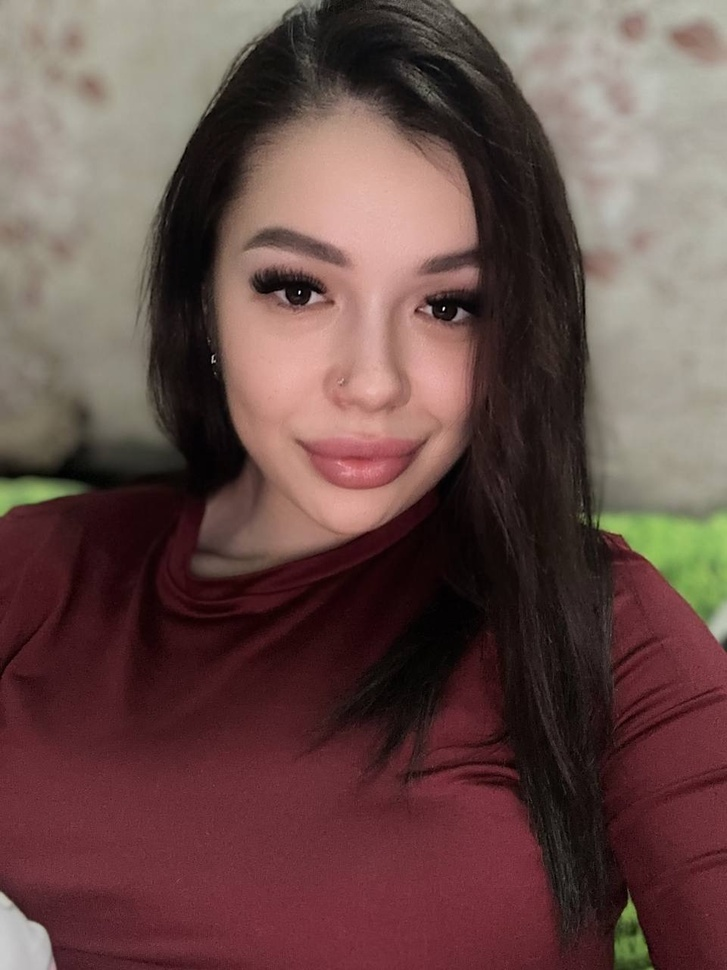
#> input picture reports/face_id_batch_report/20260330_203949/images/0023_before.jpg, 727 x 970 px, shrunk from 960 x 1280 before the run
$ python -i watermark.py   (imports and definitions only)
#> lines starting #> are read from the running program, lines starting #| are printed output that depends on the picture
"""
Watermark utility — наложение полупрозрачного текста по диагонали.
Используется для превью бесплатных генераций.
"""
import math
import os
import logging

from PIL import Image, ImageDraw, ImageFont

logger = logging.getLogger(__name__)

# Путь к встроенному шрифту Pillow (fallback)
_FONT_FALLBACK = None


def _get_font(size: int) -> ImageFont.FreeTypeFont | ImageFont.ImageFont:
    """Попытка загрузить TrueType шрифт нужного размера."""
    # Попробуем системные шрифты
    font_paths = [
        "/usr/share/fonts/truetype/dejavu/DejaVuSans-Bold.ttf",
        "/usr/share/fonts/truetype/liberation/LiberationSans-Bold.ttf",
        "/usr/share/fonts/TTF/DejaVuSans-Bold.ttf",
        "/usr/share/fonts/dejavu/DejaVuSans-Bold.ttf",
    ]
    for path in font_paths:
        if os.path.exists(path):
            try:
                return ImageFont.truetype(path, size)
            except Exception:
                continue
    # Fallback — Pillow default
    try:
        return ImageFont.truetype("DejaVuSans-Bold", size)
    except Exception:
        return ImageFont.load_default()


def _draw_tiled_text_layer(
    size: tuple[int, int],
    diag: float,
    text: str,
    font: ImageFont.FreeTypeFont | ImageFont.ImageFont,
    tile_spacing: int,
    fill_rgba: tuple[int, int, int, int],
    offset_xy: tuple[int, int] = (0, 0),
) -> Image.Image:
    """Рисует тайловый текст на увеличенном слое, поворачивает и обрезает до size."""
    width, height = size
    max_dim = int(diag * 1.5)
    txt_layer = Image.new("RGBA", (max_dim, max_dim), (0, 0, 0, 0))
    txt_draw = ImageDraw.Draw(txt_layer)
    bbox = txt_draw.textbbox((0, 0), text, font=font)
    text_width = bbox[2] - bbox[0]
    text_height = bbox[3] - bbox[1]
    ox, oy = offset_xy
    y = 0
    while y < max_dim:
        x = 0
        while x < max_dim:
            txt_draw.text((x + ox, y + oy), text, font=font, fill=fill_rgba)
            x += text_width + tile_spacing
        y += text_height + tile_spacing
    txt_layer = txt_layer.rotate(30, resample=Image.BICUBIC, expand=False)
    cx, cy = txt_layer.width // 2, txt_layer.height // 2
    crop_box = (
        cx - width // 2,
        cy - height // 2,
        cx - width // 2 + width,
        cy - height // 2 + height,
    )
    return txt_layer.crop(crop_box)


def apply_watermark(
    image_path: str,
    output_path: str,
    text: str = "@ai_nanobananastudio_bot",
    opacity: int = 60,
    tile_spacing: int = 200,
) -> str:
    """
    Накладывает полупрозрачный текст по диагонали (тайлинг) на изображение.
    Legacy: сохраняет в output_path по расширению. Для нового кода используйте apply_watermark_v2.
    """
    result_rgb = apply_watermark_v2(
        image_path, text=text, opacity=opacity, tile_spacing=tile_spacing, use_contrast=False
    )
    ext = os.path.splitext(output_path)[1].lower()
    if ext in (".jpg", ".jpeg"):
        result_rgb.save(output_path, "JPEG", quality=95)
    elif ext == ".webp":
        result_rgb.save(output_path, "WEBP", quality=95)
    else:
        result_rgb.save(output_path, "PNG")
    logger.info("watermark_applied", extra={"input": image_path, "output": output_path, "text": text})
    return output_path


def apply_watermark_v2(
    image_path: str,
    text: str = "@ai_nanobananastudio_bot",
    opacity: int = 60,
    tile_spacing: int = 200,
    use_contrast: bool = True,
) -> Image.Image:
    """
    Накладывает вотермарк на изображение и возвращает RGB PIL Image (не сохраняет файл).
    При use_contrast=True: двухслойный контрастный вотермарк (тёмный слой + светлый),
    читаемый на светлом, тёмном и смешанном фоне.
    """
    try:
        img = Image.open(image_path).convert("RGBA")
        width, height = img.size
        diag = math.sqrt(width**2 + height**2)
        font_size = max(20, int(diag * 0.03))
        font = _get_font(font_size)

        if use_contrast:
            # Тёмный слой (тень/контур): смещение 2px для «обводки»
            dark_opacity = min(255, opacity + 40)
            dark_layer = _draw_tiled_text_layer(
                (width, height), diag, text, font, tile_spacing,
                fill_rgba=(0, 0, 0, dark_opacity),
                offset_xy=(2, 2),
            )
            img = Image.alpha_composite(img, dark_layer)
            # Светлый слой поверх
            light_layer = _draw_tiled_text_layer(
                (width, height), diag, text, font, tile_spacing,
                fill_rgba=(255, 255, 255, opacity),
                offset_xy=(0, 0),
            )
            result = Image.alpha_composite(img, light_layer)
        else:
            layer = _draw_tiled_text_layer(
                (width, height), diag, text, font, tile_spacing,
                fill_rgba=(255, 255, 255, opacity),
            )
#> in _draw_tiled_text_layer, `txt_layer = Image.new("RGBA", (max_dim, max_dim), (0, 0, 0, 0))`: txt_layer: PIL image 1818x1818 RGBA; every value is 0
#> in _draw_tiled_text_layer, `bbox = txt_draw.textbbox((0, 0), text, font=font)`: bbox = (0, 7, 554, 42)
#> in _draw_tiled_text_layer, `text_width = bbox[2] - bbox[0]`: text_width = 554
#> in _draw_tiled_text_layer, `text_height = bbox[3] - bbox[1]`: text_height = 35
#> the loop in _draw_tiled_text_layer, `while y < max_dim:` made 8 passes
#> y on passes 1 to 8: 235, 470, 705, 940, 1175, 1410, 1645, 1880
#> after the loop in _draw_tiled_text_layer, `while y < max_dim:`: y = 1880
            result = Image.alpha_composite(img, layer)

        result_rgb = result.convert("RGB")
        logger.info(
            "watermark_applied",
            extra={"input": image_path, "text": text, "use_contrast": use_contrast},
        )
        return result_rgb
    except Exception:
        logger.exception("watermark_failed", extra={"input": image_path})
        raise

>>> result = apply_watermark('../../reports/face_id_batch_report/20260330_203949/images/0023_before.jpg', 'out.png')
#> in apply_watermark_v2, `result = Image.alpha_composite(img, layer)`:
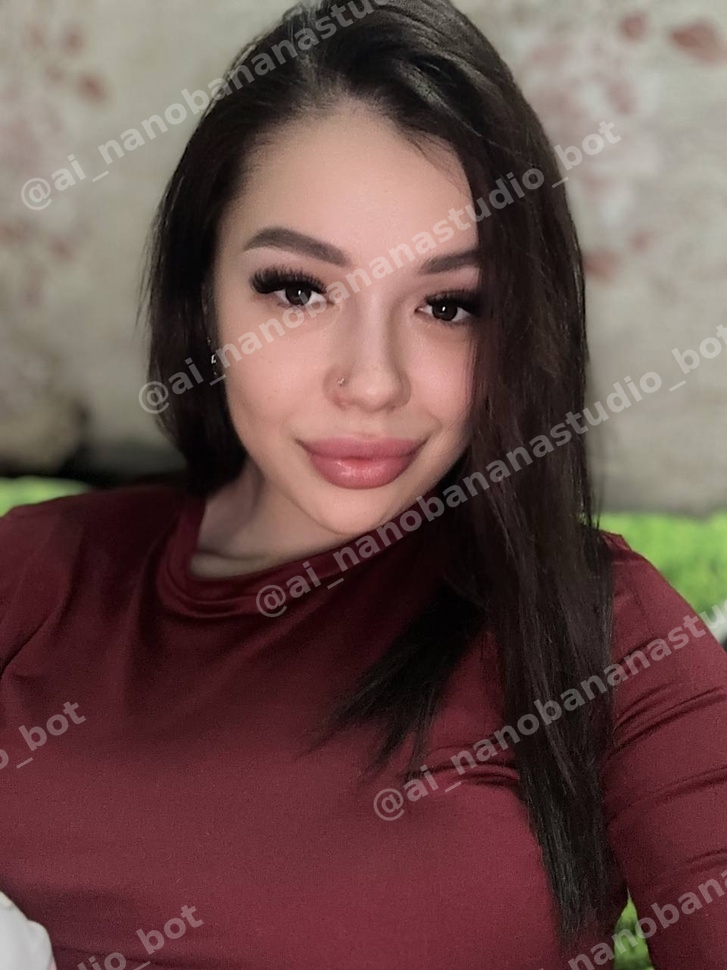
#> result: PIL image 727x970 RGBA; mean R, G, B, A 104.8, 77.6, 74.1, 255

$ run again, on reports/face_id_batch_report/20260330_203949/images/0166_before.jpg
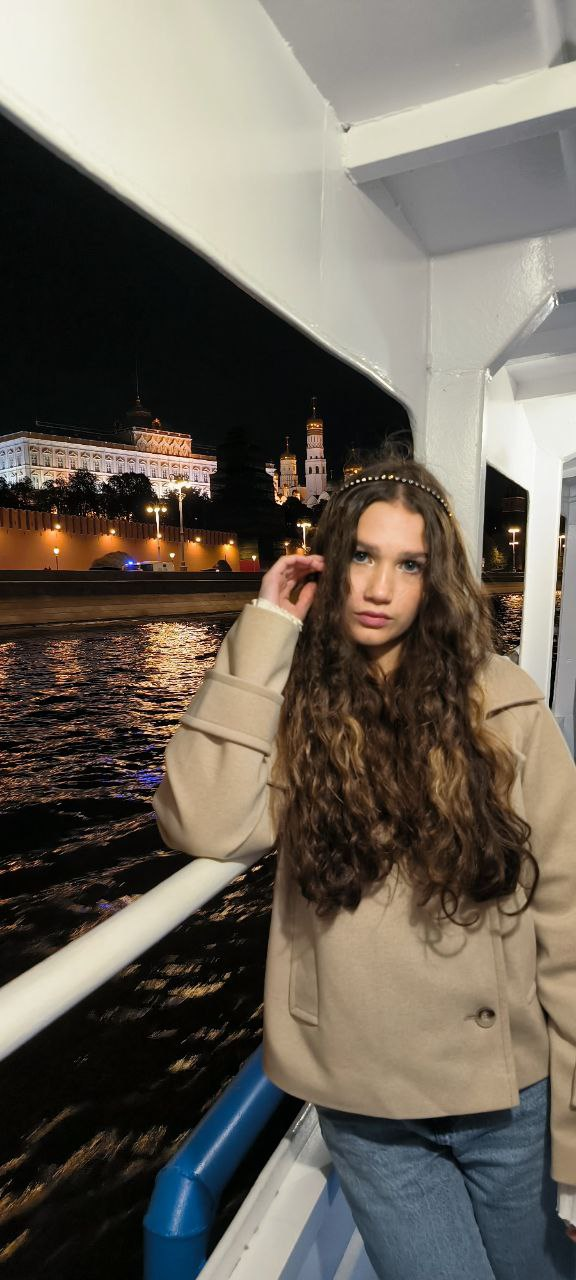
#> input picture reports/face_id_batch_report/20260330_203949/images/0166_before.jpg, 576 x 1280 px
#> bbox = (0, 7, 646, 49)
#> text_width = 646
#> text_height = 42
#> the loop in _draw_tiled_text_layer, `while y < max_dim:` made 9 passes
#> y on passes 1 to 8: 242, 484, 726, 968, 1210, 1452, 1694, 1936
#> after the loop in _draw_tiled_text_layer, `while y < max_dim:`: y = 2178
#> in apply_watermark_v2, `result = Image.alpha_composite(img, layer)`:
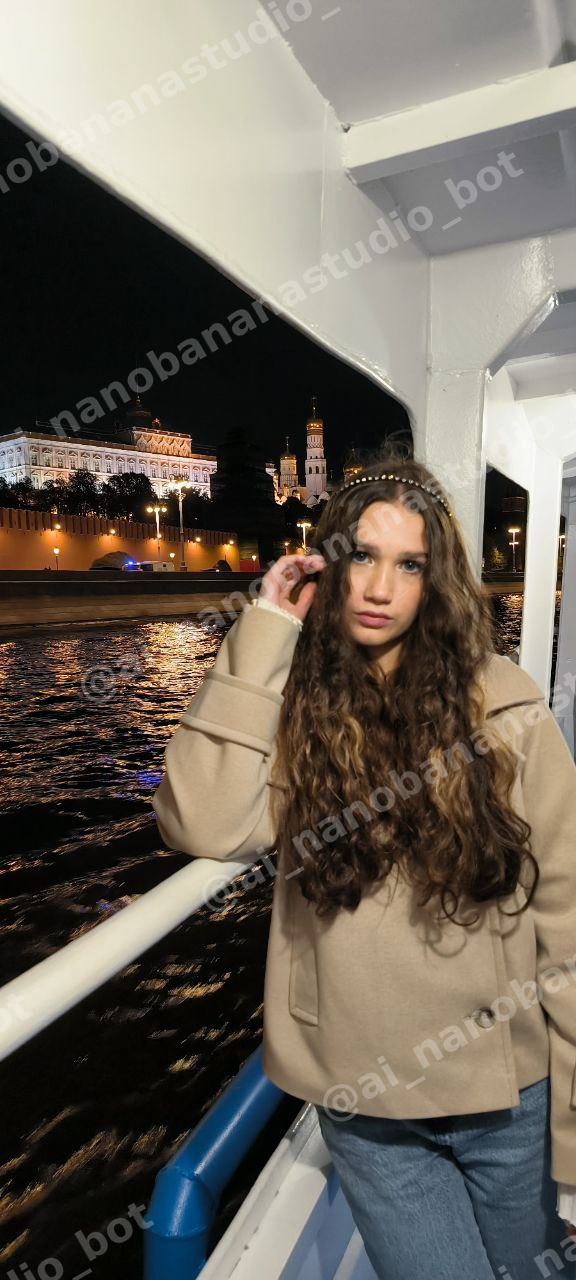
#> result: PIL image 576x1280 RGBA; mean R, G, B, A 109.2, 101.7, 91.5, 255

$ run again, on reports/face_id_batch_report/20260330_203949/images/0177_before.jpg
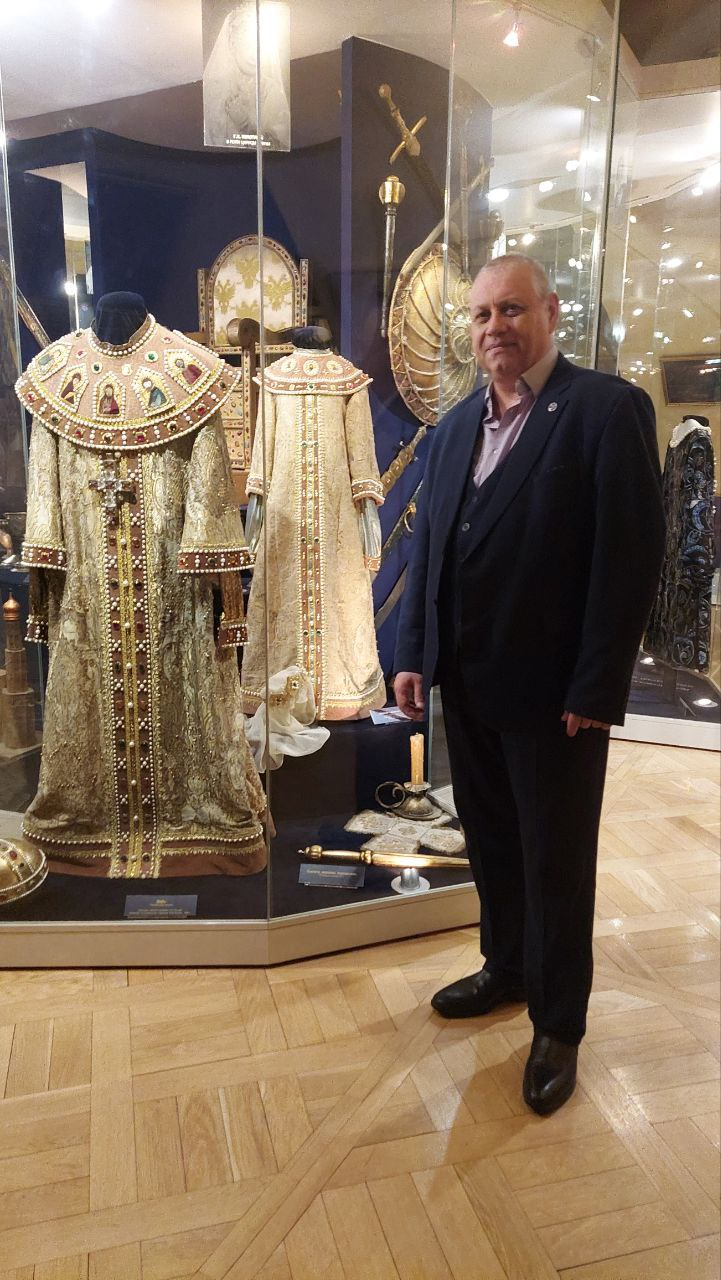
#> input picture reports/face_id_batch_report/20260330_203949/images/0177_before.jpg, 721 x 1280 px
#> bbox = (0, 8, 677, 51)
#> text_width = 677
#> text_height = 43
#> the loop in _draw_tiled_text_layer, `while y < max_dim:` made 10 passes
#> y on passes 1 to 8: 243, 486, 729, 972, 1215, 1458, 1701, 1944
#> after the loop in _draw_tiled_text_layer, `while y < max_dim:`: y = 2430
#> in apply_watermark_v2, `result = Image.alpha_composite(img, layer)`:
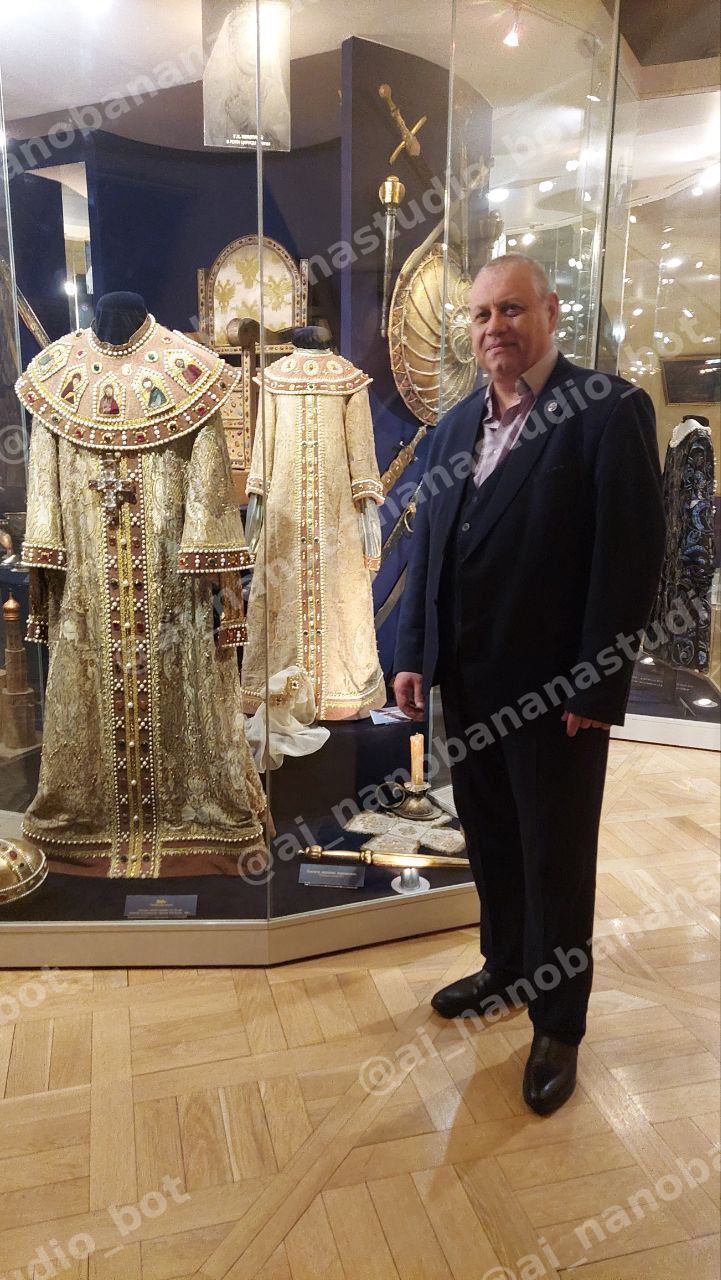
#> result: PIL image 721x1280 RGBA; mean R, G, B, A 136.8, 118.1, 98, 255
